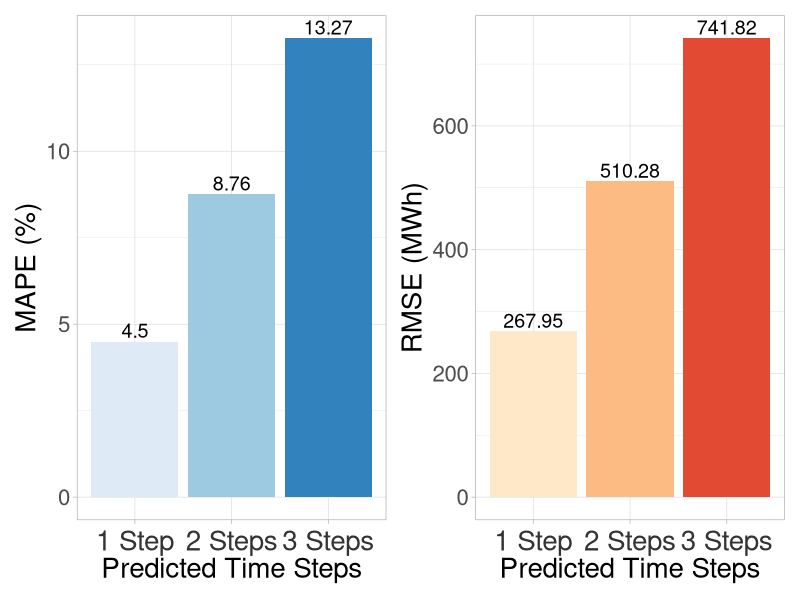

This chart was generated by the following R code:
library(readr)
test<- read_csv("Weekly_Bi_3stepLSTM_Results.csv")


library(dplyr)
library(ggplot2)
test$Neurons = as.factor(test$Neurons)
test$Batches=as.factor(test$Batches)
test$Epochs=as.factor(test$Epochs)



steps<-c('1 Step', '2 Steps', '3 Steps')
RMSE<-c(test$`TestRMSE 1`, test$`TestRMSE 2`, test$`TestRMSE 3`)
MAPE<-c(test$`MAPE 1`, test$`MAPE 2`, test$`MAPE 3`)
df<-data.frame(as.factor(steps),RMSE, MAPE )

p1<-ggplot(df, aes(x=steps, y=MAPE, fill=steps))+
  theme(legend.title=element_blank(),
        legend.position = 'none')+
  geom_bar( stat = "identity", position="dodge")+
  geom_text(aes(label = MAPE), size=5,
            position = position_dodge(width = 0.9), 
            vjust = -.25)+ theme_light()+
  theme(text = element_text(size=20),axis.text.x = element_text(color = "grey20", 
                                                                size = 20,hjust = .5, vjust = .5, face = "plain"))+
  labs(x='Predicted Time Steps', y= "MAPE (%)")+
  scale_fill_brewer(palette='Blues')+theme(legend.title=element_blank(), legend.position = 'none')

p2<-ggplot(df, aes(x=steps, y=RMSE, fill=steps))+
  geom_bar(stat = "identity", position="dodge")+
  geom_text(aes(label = RMSE), size=5,
            position = position_dodge(width = 0.9), 
            vjust = -.25)+ theme_light()+
  theme(text = element_text(size=20),axis.text.x = element_text(color = "grey20", 
         size = 20,hjust = .5, vjust = .5, face = "plain"))+
  labs(x='Predicted Time Steps',y= "RMSE (MWh)")+
  scale_fill_brewer(palette = 'OrRd')+
  theme(legend.title=element_blank(), legend.position = 'none')

library(patchwork)
p1+p2
